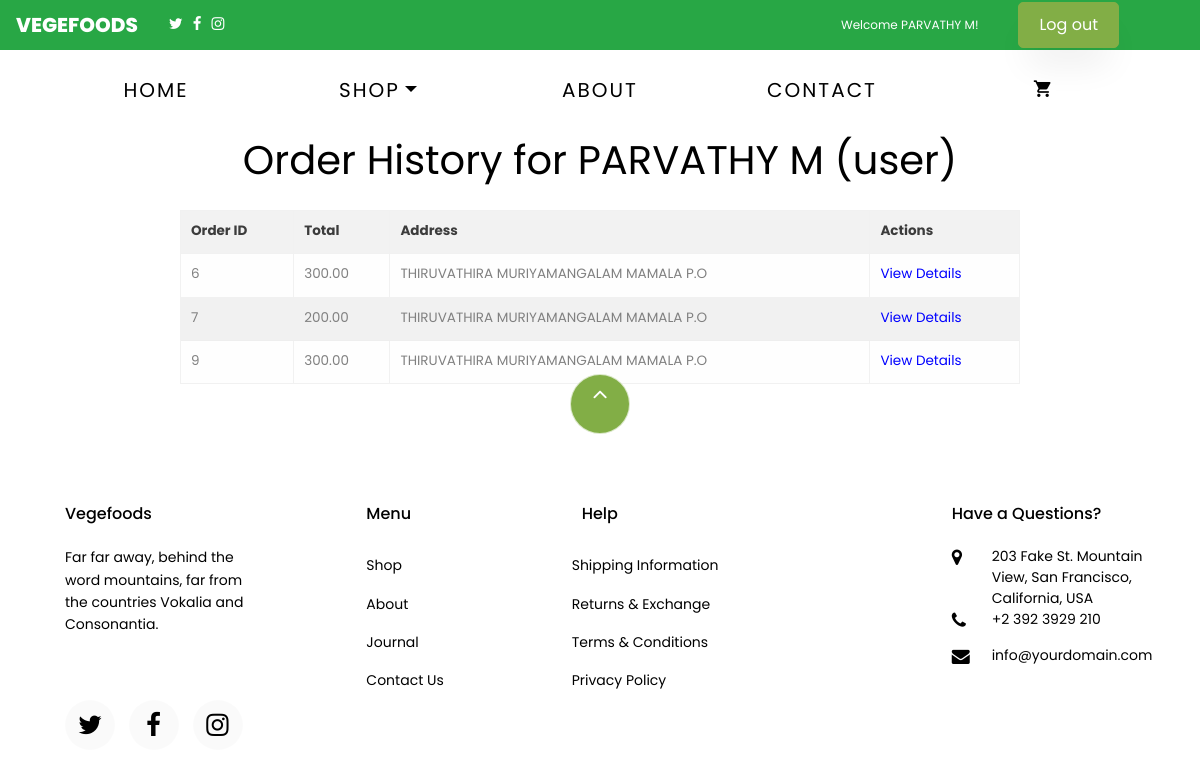
Page /user/4/order-history/ on the committed database.
### app/models.py (models this page shows, shortened)
class customuser(AbstractUser):
    full_name = models.CharField(max_length=255, blank=True, null=True)
    phone = models.CharField(max_length=15, blank=True, null=True)
    is_admin = models.BooleanField(default=False)
    is_user = models.BooleanField(default=False)

class Order(models.Model):
    user = models.ForeignKey(settings.AUTH_USER_MODEL, on_delete=models.CASCADE)
    address = models.TextField()
    phone = models.CharField(max_length=20)
    total = models.DecimalField(max_digits=10, decimal_places=2)
    created_at = models.DateTimeField(auto_now_add=True)

### app/views.py (the view)
# urls.py: path('user/<int:user_id>/order-history/', views.user_order_history, name='admin_user_order_history'),
def user_order_history(request, user_id):
    user =customuser.objects.get(pk=user_id)
    orders = Order.objects.filter(user=user)
    return render(request, 'admin_user_order_history.html', {'user': user, 'orders': orders})

### templates/admin_user_order_history.html
{% extends 'base.html' %}
{% block content %}
<h1 style="text-align: center; margin-bottom: 20px;">
    Order History for {{ user.full_name }} ({{ user.username }})
</h1>
<table border="1" cellpadding="10" cellspacing="0" style="width: 70%; margin: 20px auto; font-size: 0.9em; border-collapse: collapse;">
    <thead>
        <tr style="background-color: #f2f2f2;">
            <th>Order ID</th>
            <th>Total</th>
            <th>Address</th>
            <th>Actions</th>
        </tr>
    </thead>
    <tbody>
        {% for order in orders %}
            <tr>
                <td>{{ order.id }}</td>
                <td>{{ order.total }}</td>
                <td>{{ order.address }}</td>
                <td>
                    <a href="{% url 'admin_user_order_detail' order.id %}" style="text-decoration: none; color: blue;">View Details</a>
                </td>
            </tr>
        {% empty %}
            <tr>
                <td colspan="4" style="text-align: center; padding: 20px;">No orders found for this user.</td>
            </tr>
        {% endfor %}
    </tbody>
</table>
{% endblock %}

### templates/base.html (shortened to what this page needs)
{% load static %}
<!DOCTYPE html>
<html lang="en">
  <head>
    <link rel="stylesheet" type="text/css" href="https://cdnjs.cloudflare.com/ajax/libs/slick-carousel/1.7.1/slick.css" />
    <link rel="stylesheet" type="text/css" href="https://cdnjs.cloudflare.com/ajax/libs/slick-carousel/1.7.1/slick-theme.css" />
    <link rel="stylesheet" href="https://cdnjs.cloudflare.com/ajax/libs/font-awesome/6.0.0-beta3/css/all.min.css">
        <link rel="stylesheet" href="{% static 'special/css/app.css' %}">
        <link rel="stylesheet" href="https://cdnjs.cloudflare.com/ajax/libs/font-awesome/6.6.0/css/brands.min.css" />
    <link rel="stylesheet" href="{%  static 'css/open-iconic-bootstrap.min.css' %}">
    <link rel="stylesheet" href="{%  static 'css/animate.css' %}">
    <link rel="stylesheet" href="{% static 'css/owl.carousel.min.css' %}">
    <link rel="stylesheet" href="{% static 'css/owl.theme.default.min.css' %}">
    <link rel="stylesheet" href="{% static 'css/magnific-popup.css' %}">
    <link rel="stylesheet" href="{% static 'css/aos.css' %}">
    <link rel="stylesheet" href="{% static 'css/ionicons.min.css' %}">
    <link rel="stylesheet" href="{% static 'css/bootstrap-datepicker.css' %}">
    <link rel="stylesheet" href="{% static 'css/jquery.timepicker.css' %}">
    <link rel="stylesheet" href="{% static 'css/flaticon.css' %}">
    <link rel="stylesheet" href="{% static 'css/icomoon.css' %}">
    <link rel="stylesheet" href="{% static 'css/style.css' %}">
  </head>
  <body class="goto-here">
    <nav class="navbar navbar-expand-lg navbar-light bg-success" style="height: 50px">
      <a class="navbar-brand" style="color: white;">Vegefoods</a>
      <div class="container-fluid">
        <ul style="list-style: none; padding: 0; margin: 0; display: flex;">
          <li style="margin-right: 10px; "><a href="#"><span class="icon-twitter" style="color: white;"></span></a></li>
          <li style="margin-right: 10px;"><a href="#"><span class="icon-facebook"  style="color: white;"></span></a></li>
          <li style="margin-right: 10px;"><a href="#"><span class="icon-instagram" style="color: white;"></span></a></li>
  </ul>
  {% if user.is_authenticated %}
  <div class="header-content">
       <small class="welcome-message">Welcome {{ user.full_name }}!</small>
    <a href="{% url 'logout' %}" class="btn btn-primary">Log out</a>
{% endif %}
      </div>
</div>
</nav>
{% if user.is_authenticated %}
    <nav class="navbar navbar-expand-lg navbar-dark ftco_navbar bg-dark ftco-navbar-light" id="ftco-navbar">
	    <div class="container">
	      <div class="collapse navbar-collapse" id="ftco-nav" style>
	        <ul class="navbar-nav ml-auto">
	          <li class="nav-item active"><a href="{% url 'home' %}" class="nav-link" style="font-size: 20px;">Home</a></li>
	          <li class="nav-item dropdown">
              <a class="nav-link dropdown-toggle" href="#" id="dropdown04" data-toggle="dropdown" aria-haspopup="true" aria-expanded="false" style="font-size: 20px;">Shop</a>
            </li>
	          <li class="nav-item"><a href="{% url 'about' %}" class="nav-link" style="font-size: 20px;" >About</a></li>
	           <li class="nav-item"><a href="{% url 'contact' %}" class="nav-link" style="font-size: 20px;">Contact</a></li>
	          <li class="nav-item cta cta-colored"><a href="{% url 'cart' %}" class="nav-link" style="font-size: 20px;"><span class="icon-shopping_cart"></span></a></li>
	        </ul>
	      </div>
	    </div>
	  </nav>
     {% endif %}
{% block content %}
{% endblock %}
<footer class="ftco-footer ftco-section" >
  <div class="container">
    <div class="row">
      <div class="mouse">
        <a href="#" class="mouse-icon">
          <div class="mouse-wheel"><span class="ion-ios-arrow-up"></span></div>
        </a>
      </div>
    </div>
    <div class="row mb-5">
      <div class="col-md">
        <div class="ftco-footer-widget mb-4">
          <h2 class="ftco-heading-2" style="margin-left: 20px;">Vegefoods</h2>
          <p style="margin-left:20px;">Far far away, behind the word mountains, far from the countries Vokalia and Consonantia.</p>
          <ul class="ftco-footer-social list-unstyled float-md-left float-lft mt-5">
            <li class="ftco-animate"><a href="#"><span class="icon-twitter"></span></a></li>
            <li class="ftco-animate"><a href="#"><span class="icon-facebook"></span></a></li>
            <li class="ftco-animate"><a href="#"><span class="icon-instagram"></span></a></li>
          </ul>
        </div>
      </div>
      <div class="col-md">
        <div class="ftco-footer-widget mb-4 ml-md-5">
          <h2 class="ftco-heading-2"style="margin-left: 20px;" >Menu</h2>
          <ul class="list-unstyled">
            <li><a href="#" class="py-2 d-block">Shop</a></li>
            <li><a href="{% url 'about' %}" class="py-2 d-block">About</a></li>
            <li><a href="#" class="py-2 d-block">Journal</a></li>
            <li><a href="{% url 'contact' %}" class="py-2 d-block">Contact Us</a></li>
          </ul>
        </div>
      </div>
      <div class="col-md-4">
         <div class="ftco-footer-widget mb-4">
          <h2 class="ftco-heading-2"style="margin-left: 30px;">Help</h2>
          <div class="d-flex">
            <ul class="list-unstyled mr-l-5 pr-l-3 mr-4">
              <li><a href="#" class="py-2 d-block">Shipping Information</a></li>
              <li><a href="#" class="py-2 d-block">Returns &amp; Exchange</a></li>
              <li><a href="#" class="py-2 d-block">Terms &amp; Conditions</a></li>
              <li><a href="#" class="py-2 d-block">Privacy Policy</a></li>
            </ul>
                 </div>
        </div>
      </div>
      <div class="col-md">
        <div class="ftco-footer-widget mb-4">
          <h2 class="ftco-heading-2"style="margin-left:20px;">Have a Questions?</h2>
          <div class="block-23 mb-3">
            <ul>
              <li><span class="icon icon-map-marker"></span><span class="text" >203 Fake St. Mountain View, San Francisco, California, USA</span></li>
              <li><a href="#"><span class="icon icon-phone"></span><span class="text">+2 392 3929 210</span></a></li>
              <li><a href="#"><span class="icon icon-envelope"></span><span class="text">info@yourdomain.com</span></a></li>
            </ul>
          </div>
        </div>
      </div>
    </div>
  </div>
</footer>
  </body>
</html>

### static/css/icomoon.css (style rules this page uses)
[class^="icon-"], [class*=" icon-"] { font-family: 'icomoon' !important; speak: none; font-style: normal; font-weight: normal; font-variant: normal; text-transform: none; line-height: 1; -webkit-font-smoothing: antialiased; -moz-osx-font-smoothing: grayscale; }
.icon-map-marker:before { content: "\f041"; }
.icon-phone:before { content: "\f095"; }
.icon-twitter:before { content: "\f099"; }
.icon-facebook:before { content: "\f09a"; }
.icon-envelope:before { content: "\f0e0"; }
.icon-instagram:before { content: "\f16d"; }
.icon-shopping_cart:before { content: "\e8cc"; }

### templates/base.html (style rules this page uses)
* { margin: 0; padding: 0; }
#ftco-navbar ul.navbar-nav { display: flex; justify-content: space-between; width: 100%; }
#ftco-navbar ul.navbar-nav li { flex: 1; text-align: center; }
.header-content { display: flex; align-items: center; justify-content: space-between; padding: 10px 20px; }
.welcome-message { color: white; text-align: center; margin: 0; margin-right: 40px; flex: 1; }
.btn-primary { background-color: #007bff; color: white; padding: 10px 20px; border: none; border-radius: 5px; cursor: pointer; text-decoration: none; margin-right: 30px; }
#ftco-navbar ul li { position: relative; }

### rows in the picture
customuser: full_name "PARVATHY M", username "user"
Order: id "6", total "300.00", address "THIRUVATHIRA MURIYAMANGALAM MAMALA P.O"
Order: id "7", total "200.00", address "THIRUVATHIRA MURIYAMANGALAM MAMALA P.O"
Order: id "9", total "300.00", address "THIRUVATHIRA MURIYAMANGALAM MAMALA P.O"
